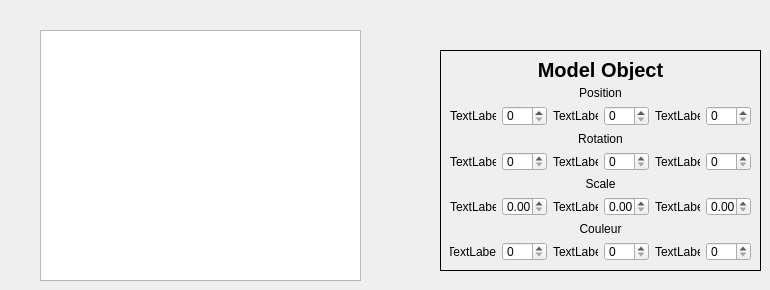
    <widget class="QWidget" name="page_2">
     <widget class="QFrame" name="frame">
      <property name="geometry">
       <rect>
        <x>440</x>
        <y>50</y>
        <width>321</width>
        <height>221</height>
       </rect>
      </property>
      <property name="frameShape">
       <enum>QFrame::Box</enum>
      </property>
      <property name="frameShadow">
       <enum>QFrame::Plain</enum>
      </property>
      <layout class="QGridLayout" name="gridLayout_3">
       <item row="0" column="0" colspan="6">
        <widget class="QLabel" name="label">
         <property name="font">
          <font>
           <pointsize>15</pointsize>
           <weight>75</weight>
           <bold>true</bold>
          </font>
         </property>
         <property name="text">
          <string>Model Object</string>
         </property>
         <property name="alignment">
          <set>Qt::AlignCenter</set>
         </property>
        </widget>
       </item>
       <item row="2" column="5">
        <widget class="QSpinBox" name="spinBox_8"/>
       </item>
       <item row="4" column="5">
        <widget class="QSpinBox" name="spinBox_9"/>
       </item>
       <item row="4" column="3">
        <widget class="QSpinBox" name="spinBox_2"/>
       </item>
       <item row="6" column="2">
        <widget class="QLabel" name="label_2">
         <property name="text">
          <string>TextLabel</string>
         </property>
        </widget>
       </item>
       <item row="1" column="0" colspan="6">
        <widget class="QLabel" name="label_8">
         <property name="text">
          <string>Position</string>
         </property>
         <property name="alignment">
          <set>Qt::AlignCenter</set>
         </property>
        </widget>
       </item>
       <item row="6" column="0">
        <widget class="QLabel" name="label_4">
         <property name="text">
          <string>TextLabel</string>
         </property>
        </widget>
       </item>
       <item row="2" column="0">
        <widget class="QLabel" name="label_5">
         <property name="text">
          <string>TextLabel</string>
         </property>
        </widget>
       </item>
       <item row="4" column="0">
        <widget class="QLabel" name="label_3">
         <property name="text">
          <string>TextLabel</string>
         </property>
        </widget>
       </item>
       <item row="2" column="1">
        <widget class="QSpinBox" name="spinBox_5"/>
       </item>
       <item row="4" column="2">
        <widget class="QLabel" name="label_6">
         <property name="text">
          <string>TextLabel</string>
         </property>
        </widget>
       </item>
       <item row="4" column="1">
        <widget class="QSpinBox" name="spinBox_7"/>
       </item>
       <item row="2" column="3">
        <widget class="QSpinBox" name="spinBox_6"/>
       </item>
       <item row="2" column="2">
        <widget class="QLabel" name="label_7">
         <property name="text">
          <string>TextLabel</string>
         </property>
        </widget>
       </item>
       <item row="2" column="4">
        <widget class="QLabel" name="label_11">
         <property name="text">
          <string>TextLabel</string>
         </property>
        </widget>
       </item>
       <item row="5" column="0" colspan="6">
        <widget class="QLabel" name="label_10">
         <property name="text">
          <string>Scale</string>
         </property>
         <property name="alignment">
          <set>Qt::AlignCenter</set>
         </property>
        </widget>
       </item>
       <item row="3" column="0" colspan="6">
        <widget class="QLabel" name="label_9">
         <property name="text">
          <string>Rotation</string>
         </property>
         <property name="alignment">
          <set>Qt::AlignCenter</set>
         </property>
        </widget>
       </item>
       <item row="4" column="4">
        <widget class="QLabel" name="label_12">
         <property name="text">
          <string>TextLabel</string>
         </property>
        </widget>
       </item>
       <item row="6" column="4">
        <widget class="QLabel" name="label_13">
         <property name="text">
          <string>TextLabel</string>
         </property>
        </widget>
       </item>
       <item row="8" column="0">
        <widget class="QLabel" name="label_16">
         <property name="text">
          <string>TextLabel</string>
         </property>
         <property name="alignment">
          <set>Qt::AlignCenter</set>
         </property>
        </widget>
       </item>
       <item row="8" column="1">
        <widget class="QSpinBox" name="spinBox_12"/>
       </item>
       <item row="8" column="2">
        <widget class="QLabel" name="label_18">
         <property name="text">
          <string>TextLabel</string>
         </property>
        </widget>
       </item>
       <item row="8" column="3">
        <widget class="QSpinBox" name="spinBox_13"/>
       </item>
       <item row="8" column="4">
        <widget class="QLabel" name="label_19">
         <property name="text">
          <string>TextLabel</string>
         </property>
        </widget>
       </item>
       <item row="8" column="5">
        <widget class="QSpinBox" name="spinBox_14"/>
       </item>
       <item row="7" column="0" colspan="6">
        <widget class="QLabel" name="label_17">
         <property name="text">
          <string>Couleur</string>
         </property>
         <property name="alignment">
          <set>Qt::AlignCenter</set>
         </property>
        </widget>
       </item>
       <item row="6" column="1">
        <widget class="QDoubleSpinBox" name="doubleSpinBox_4"/>
       </item>
       <item row="6" column="3">
        <widget class="QDoubleSpinBox" name="doubleSpinBox_5"/>
       </item>
       <item row="6" column="5">
        <widget class="QDoubleSpinBox" name="doubleSpinBox_6"/>
       </item>
      </layout>
     </widget>
     <widget class="QListWidget" name="modelObjectListWidget">
      <property name="geometry">
       <rect>
        <x>40</x>
        <y>30</y>
        <width>321</width>
        <height>251</height>
       </rect>
      </property>
     </widget>
    </widget>
